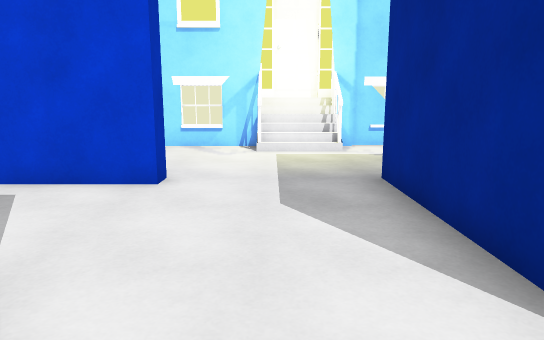
View 1 (above)

17 first-person views from a walk through a 3-D level made in the Unity game engine. The camera is 1.4 m above the floor, tilts 10° down and sees 70° across. The floor is counted in squares, 1.15 m on a side. Each view is taken from the middle of a square. On the plan, view 1 faces up. The plan holds only what a view shows up to about 15 squares ahead; the rest is blank. The place goes on beyond the plan. The player is left out. Surface patterns are stand-ins for the level's own textures.

View 2
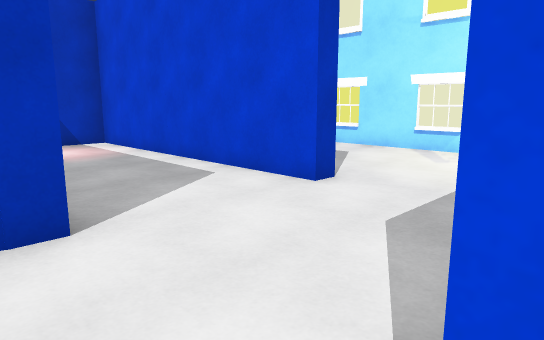

View 3
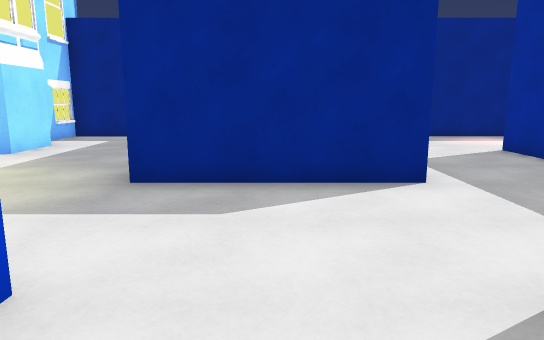

View 4
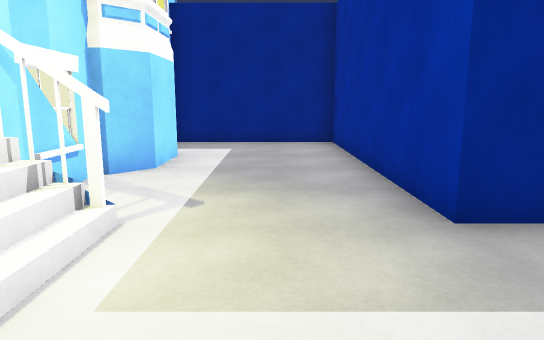

View 5
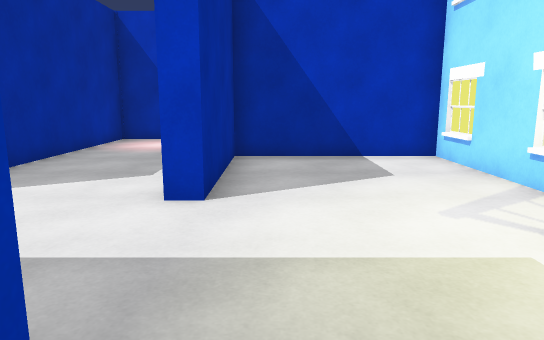

View 6
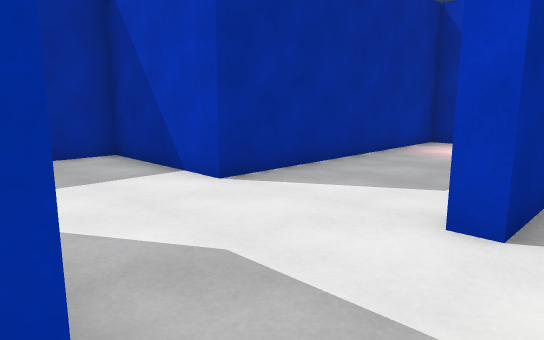

View 7
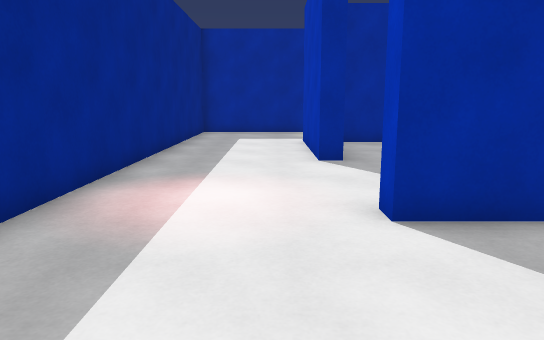

View 8
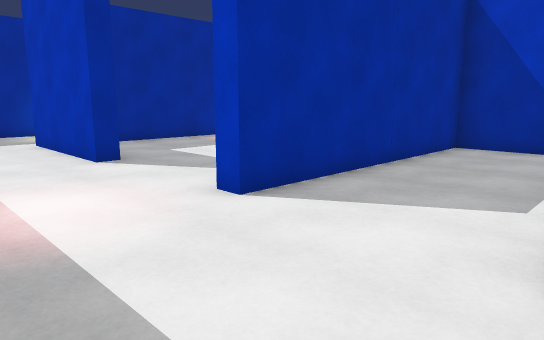

View 9
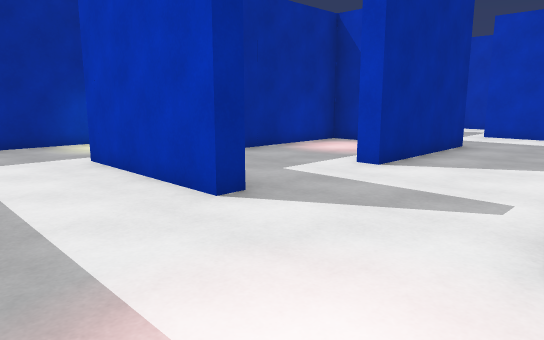

View 10
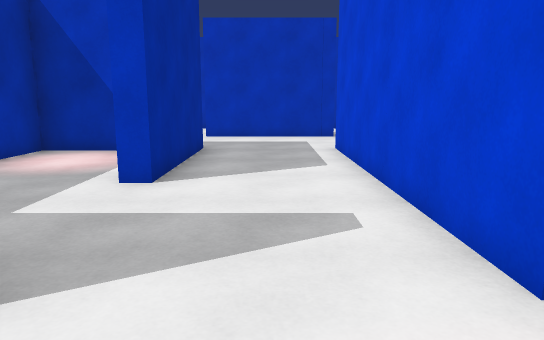

View 11
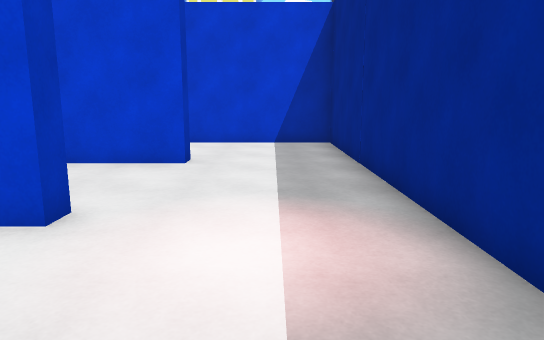

View 12
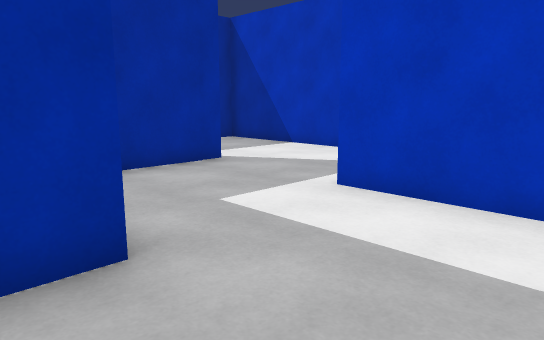

View 13
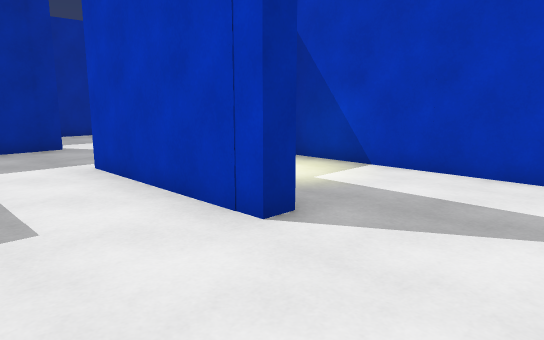

View 14
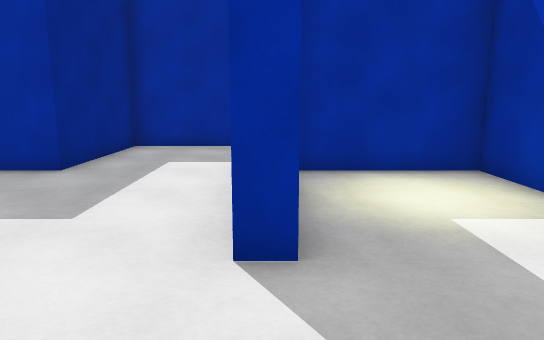

View 15
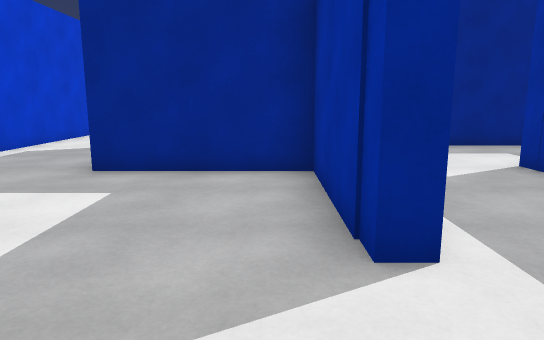

View 16
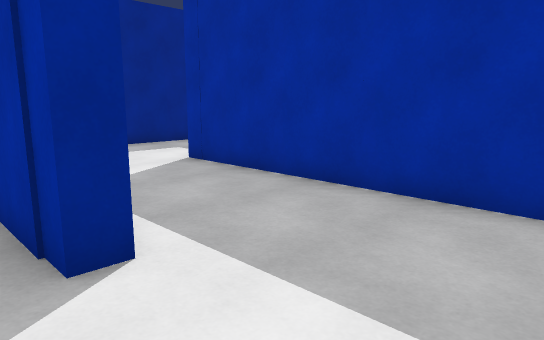

View 17
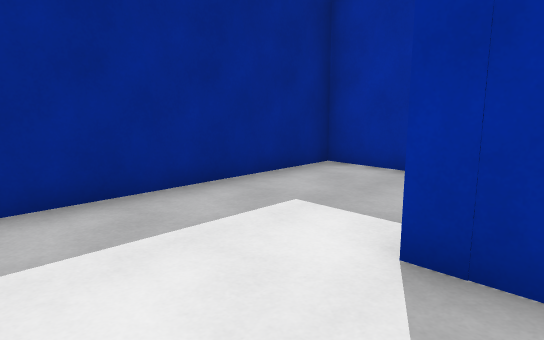

### Floor plan
Key: @ floor where view 1 was taken; # wall or solid block; . floor; / step, stairs or slope; B building.
Columns run from 10 left of view 1 to 10 right of it. Each row starts with its distance up from view 1.
 12           ###
 11     ####B#  ####  #B#
 10     #.....B/B..##...#
  9     #...............#
  8     #...............#
  7     #...............#
  6 #########...#########
  5 #...........#   ....#
  4 #...........#   ....#
  3 #...........#   ....#
  2 #########...#####...#
  1 #   .. .#...........#
  0 #...... #.@.........#
 -1 #.......#...........#
 -2 #...#...########....#
 -3 #...#...............#
 -4 #...#...............#
 -5 #...#...............#
 -6 #####...#####.......#
 -7    .....#.......#...#
 -8   ......#.......#...#
 -9 #.......#.......#...#
-10 #...#############...#
-11 #....... .. #   ....#
-12 #...........#  .....#
-13 #...........#  .....#
-14 #########...#  ###
-15          ...#
-16          ...#
-17           ..#
-18           ###

Positions as (right, up) in squares from view 1, and headings:
1: (0, 0), facing up
2: (2, 1), facing up-left
3: (-4, 4), facing right
4: (-2, 8), facing right
5: (3, 7), facing left
6: (2, 7), facing down-left
7: (7, 2), facing down
8: (9, 2), facing down-left
9: (9, -2), facing down-left
10: (8, -4), facing left
11: (8, -6), facing up
12: (-1, -3), facing down-left
13: (-3, 1), facing down-left
14: (-6, 1), facing down
15: (-9, -9), facing right
16: (-9, -9), facing down-right
17: (-3, -11), facing down-right
